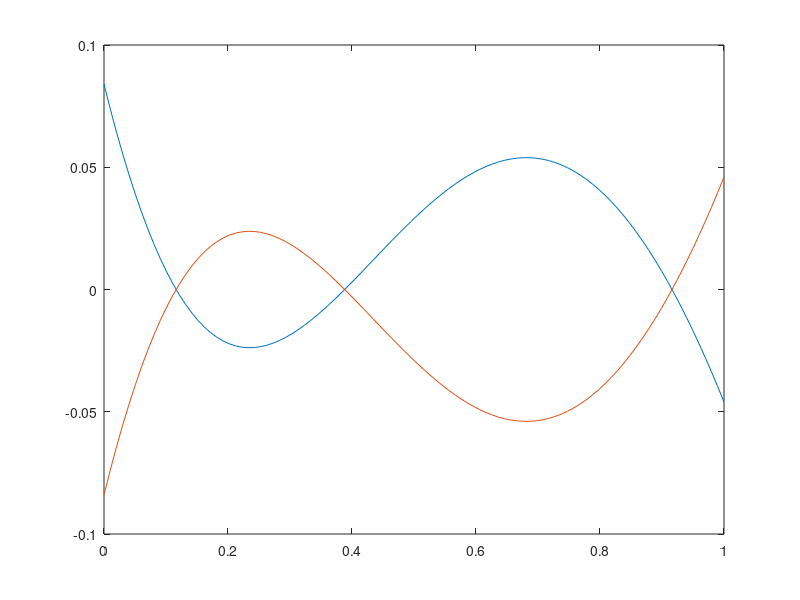

Recreate this plot in MATLAB.
a=linspace(0,1,100);
u=2.8-a;
K=1;
koff=1;
k0=0.03;
g=1;
f=u.*(k0+g*a.^2./(K^2+a.^2))-koff*a;
m=-u.*(k0+g*a.^2./(K^2+a.^2))+koff*a;
plot(a,[f;m])